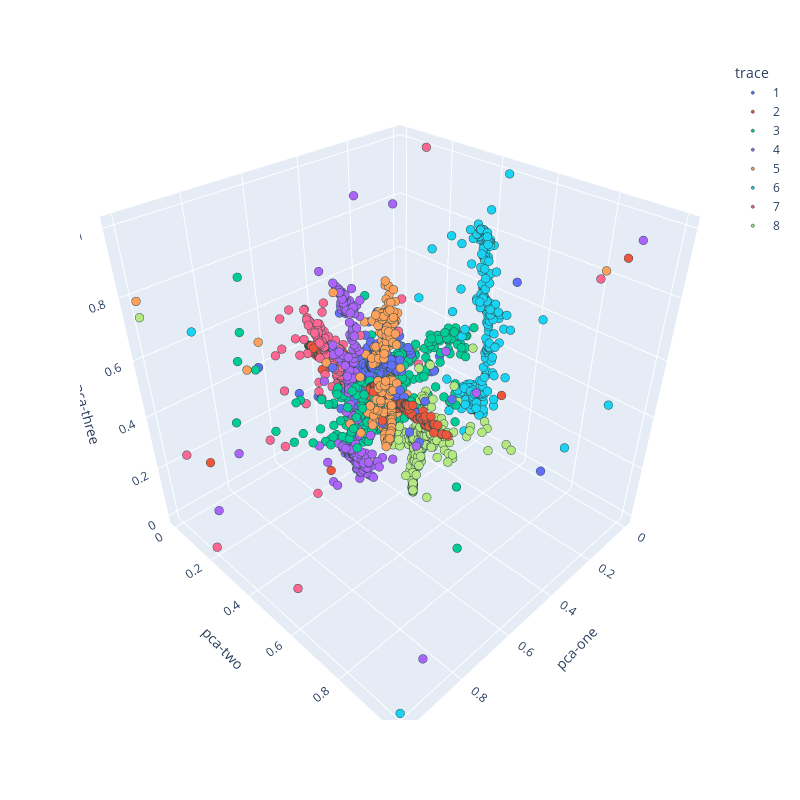

This figure's notebook cell:
### Code cell
# 3d scatter plot
fig = px.scatter_3d(pca_dfs, x='pca-one', y='pca-two', z='pca-three', color='trace')

# adjust dot size
fig.update_traces(marker=dict(size=3))

# adjust the figure width and height
fig.update_layout(
    autosize=False,
    width=800,
    height=800,
)

# add border to points 
fig.update_traces(marker=dict(line=dict(width=0.7, color='DarkSlateGrey')))

fig.show()

### Figure 1 — Plotly figure (JSON) as saved in the notebook; plotly's stock layout.template omitted (floating-point values rounded to 4 significant figures; data arrays with more than 128 entries replaced by an {"elided": "..."} marker saying what was removed)
{"data": [{"hovertemplate": "trace=1<br>pca-one=%{x}<br>pca-two=%{y}<br>pca-three=%{z}<extra></extra>", "legendgroup": "1", "marker": {"color": "#636efa", "line": {"color": "DarkSlateGrey", "width": 0.7}, "size": 3, "symbol": "circle"}, "mode": "markers", "name": "1", "scene": "scene", "showlegend": true, "type": "scatter3d", "x": {"elided": "531 float values"}, "y": {"elided": "531 float values"}, "z": {"elided": "531 float values"}}, {"hovertemplate": "trace=2<br>pca-one=%{x}<br>pca-two=%{y}<br>pca-three=%{z}<extra></extra>", "legendgroup": "2", "marker": {"color": "#EF553B", "line": {"color": "DarkSlateGrey", "width": 0.7}, "size": 3, "symbol": "circle"}, "mode": "markers", "name": "2", "scene": "scene", "showlegend": true, "type": "scatter3d", "x": {"elided": "564 float values"}, "y": {"elided": "564 float values"}, "z": {"elided": "564 float values"}}, {"hovertemplate": "trace=3<br>pca-one=%{x}<br>pca-two=%{y}<br>pca-three=%{z}<extra></extra>", "legendgroup": "3", "marker": {"color": "#00cc96", "line": {"color": "DarkSlateGrey", "width": 0.7}, "size": 3, "symbol": "circle"}, "mode": "markers", "name": "3", "scene": "scene", "showlegend": true, "type": "scatter3d", "x": {"elided": "316 float values"}, "y": {"elided": "316 float values"}, "z": {"elided": "316 float values"}}, {"hovertemplate": "trace=4<br>pca-one=%{x}<br>pca-two=%{y}<br>pca-three=%{z}<extra></extra>", "legendgroup": "4", "marker": {"color": "#ab63fa", "line": {"color": "DarkSlateGrey", "width": 0.7}, "size": 3, "symbol": "circle"}, "mode": "markers", "name": "4", "scene": "scene", "showlegend": true, "type": "scatter3d", "x": {"elided": "463 float values"}, "y": {"elided": "463 float values"}, "z": {"elided": "463 float values"}}, {"hovertemplate": "trace=5<br>pca-one=%{x}<br>pca-two=%{y}<br>pca-three=%{z}<extra></extra>", "legendgroup": "5", "marker": {"color": "#FFA15A", "line": {"color": "DarkSlateGrey", "width": 0.7}, "size": 3, "symbol": "circle"}, "mode": "markers", "name": "5", "scene": "scene", "showlegend": true, "type": "scatter3d", "x": {"elided": "297 float values"}, "y": {"elided": "297 float values"}, "z": {"elided": "297 float values"}}, {"hovertemplate": "trace=6<br>pca-one=%{x}<br>pca-two=%{y}<br>pca-three=%{z}<extra></extra>", "legendgroup": "6", "marker": {"color": "#19d3f3", "line": {"color": "DarkSlateGrey", "width": 0.7}, "size": 3, "symbol": "circle"}, "mode": "markers", "name": "6", "scene": "scene", "showlegend": true, "type": "scatter3d", "x": {"elided": "393 float values"}, "y": {"elided": "393 float values"}, "z": {"elided": "393 float values"}}, {"hovertemplate": "trace=7<br>pca-one=%{x}<br>pca-two=%{y}<br>pca-three=%{z}<extra></extra>", "legendgroup": "7", "marker": {"color": "#FF6692", "line": {"color": "DarkSlateGrey", "width": 0.7}, "size": 3, "symbol": "circle"}, "mode": "markers", "name": "7", "scene": "scene", "showlegend": true, "type": "scatter3d", "x": {"elided": "396 float values"}, "y": {"elided": "396 float values"}, "z": {"elided": "396 float values"}}, {"hovertemplate": "trace=8<br>pca-one=%{x}<br>pca-two=%{y}<br>pca-three=%{z}<extra></extra>", "legendgroup": "8", "marker": {"color": "#B6E880", "line": {"color": "DarkSlateGrey", "width": 0.7}, "size": 3, "symbol": "circle"}, "mode": "markers", "name": "8", "scene": "scene", "showlegend": true, "type": "scatter3d", "x": {"elided": "318 float values"}, "y": {"elided": "318 float values"}, "z": {"elided": "318 float values"}}], "layout": {"autosize": false, "height": 800, "legend": {"title": {"text": "trace"}, "tracegroupgap": 0}, "margin": {"t": 60}, "scene": {"domain": {"x": [0, 1], "y": [0, 1]}, "xaxis": {"title": {"text": "pca-one"}}, "yaxis": {"title": {"text": "pca-two"}}, "zaxis": {"title": {"text": "pca-three"}}}, "width": 800}}
